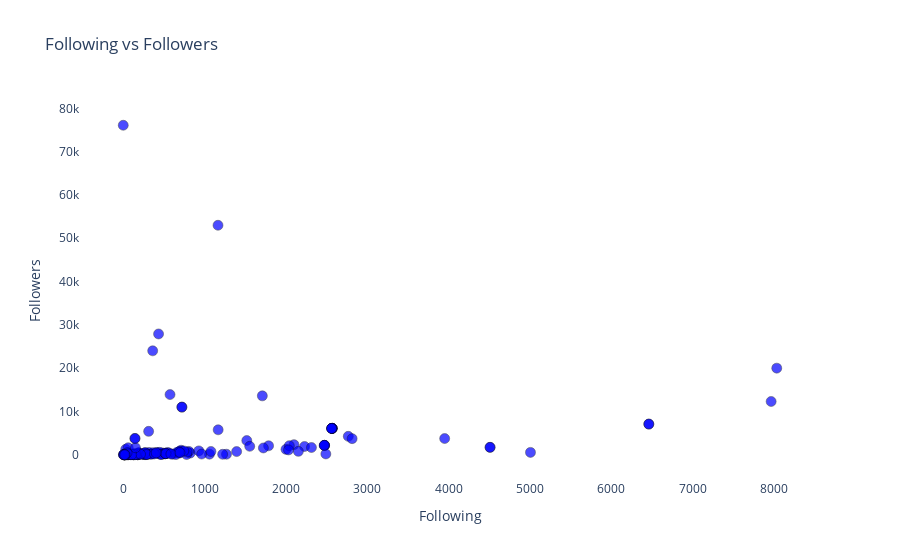

The notebook cell saved with this chart:
### Code cell
df1=df.select(
    pl.col("ID"),
    pl.col("Account handle"),
    pl.col("Following"),
    pl.col("Followers")
)

import plotly.express as px
import plotly.graph_objects as go

# Create a scatter plot using Plotly
fig = go.Figure(data=go.Scatter(
    x=df['Following'],
    y=df['Followers'],
    mode='markers',
    text=df['Account handle'],
    hovertemplate='<b>%{text}</b><br>Following: %{x}<br>Followers: %{y}',
    marker=dict(
        size=10,
        color='blue',
        opacity=0.7,
        line=dict(width=0.5, color='black')
    )
))

# Customize the layout
fig.update_layout(
    title='Following vs Followers',
    xaxis_title='Following',
    yaxis_title='Followers',
    hoverlabel=dict(bgcolor='white', font_size=12),
    plot_bgcolor='white'
)

### Figure 1 — Plotly figure (JSON) as saved in the notebook; plotly's stock layout.template omitted (floating-point values rounded to 4 significant figures; data arrays with more than 128 entries replaced by an {"elided": "..."} marker saying what was removed)
{"data": [{"hovertemplate": "<b>%{text}</b><br>Following: %{x}<br>Followers: %{y}", "marker": {"color": "blue", "line": {"color": "black", "width": 0.5}, "opacity": 0.7, "size": 10}, "mode": "markers", "text": {"elided": "153 str values"}, "type": "scatter", "x": {"elided": "153 int values"}, "y": {"elided": "153 int values"}}], "layout": {"hoverlabel": {"bgcolor": "white", "font": {"size": 12}}, "plot_bgcolor": "white", "title": {"text": "Following vs Followers"}, "xaxis": {"title": {"text": "Following"}}, "yaxis": {"title": {"text": "Followers"}}}}
